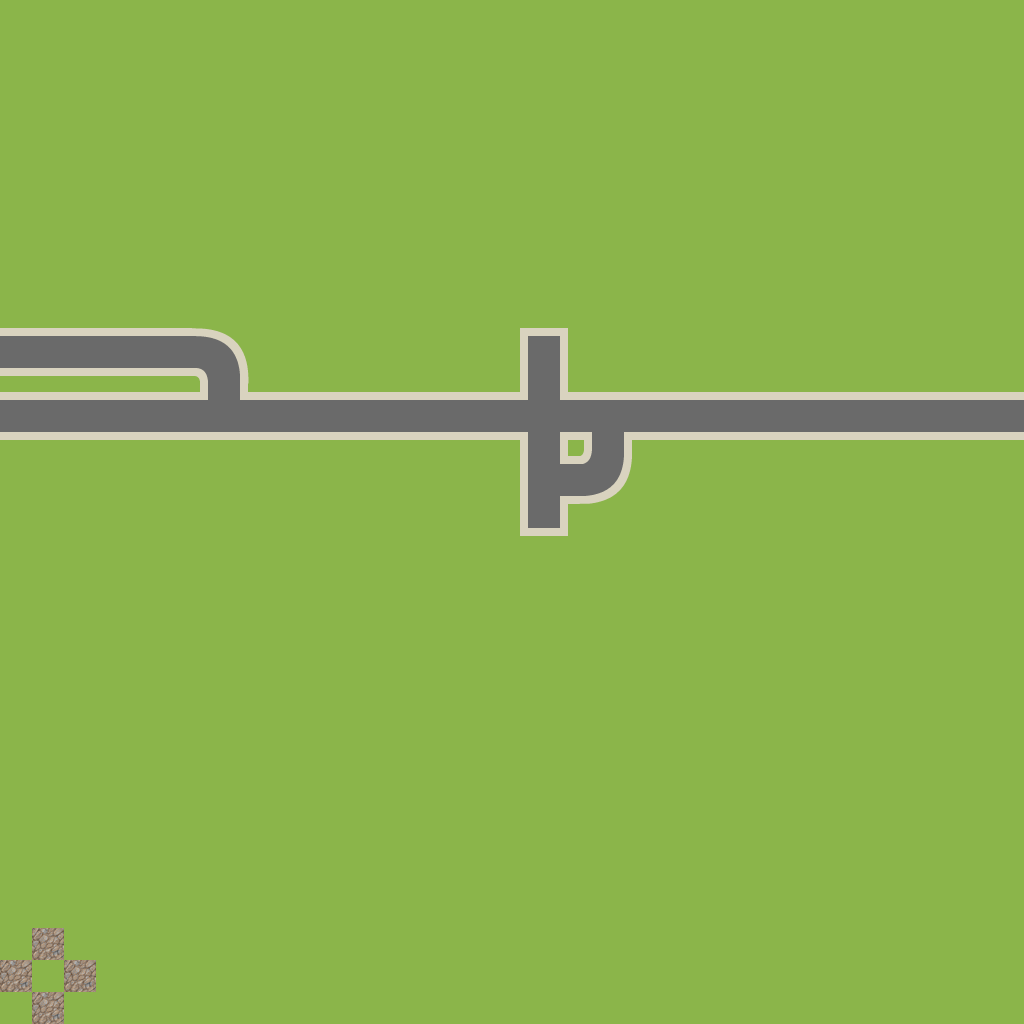

Tiled map render using the project's own tile images. Description and the map definition, with tile-layer contents summarised, below:
An orthogonal 32x32 tile map with 32x32 px tiles, 1 tile layer (Tile Layer 1), 2 tilesets.

<map version="1.0" orientation="orthogonal" renderorder="right-down" width="32" height="32" tilewidth="32" tileheight="32" nextobjectid="1">
 <tileset firstgid="1" name="terrain" tilewidth="32" tileheight="32" tilecount="256" columns="16">
  <image source="image.png" trans="000000" width="512" height="512" />
 </tileset>
 <tileset firstgid="257" name="roads" tilewidth="32" tileheight="32" tilecount="324" columns="18">
  <image source="../sidebar/road_and_grass.png" trans="000000" width="576" height="576" />
 </tileset>
 <layer name="Tile Layer 1" width="32" height="32">
  <data>[1024 cells, 1024 non-empty, 33 distinct tile ids]</data>
 </layer>
</map>
